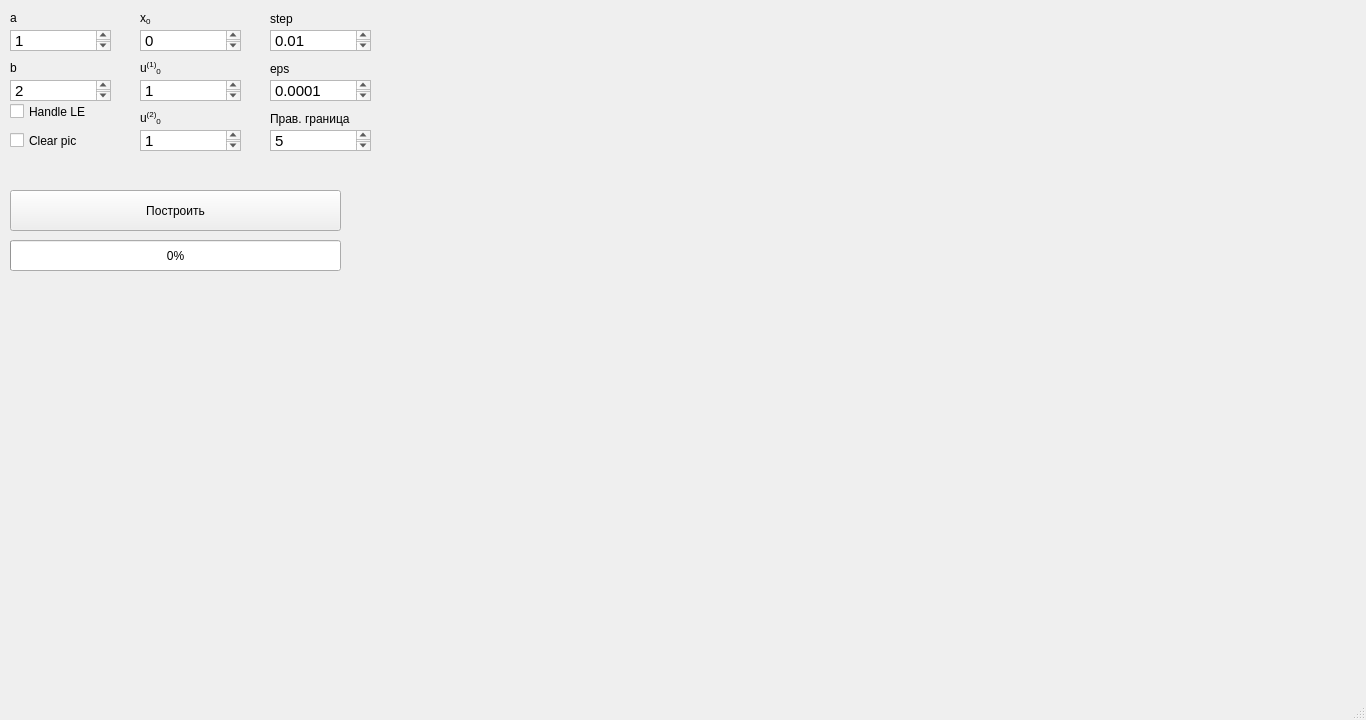
<?xml version="1.0" encoding="UTF-8"?>
<ui version="4.0">
 <class>MainWindow</class>
 <widget class="QMainWindow" name="MainWindow">
  <property name="geometry">
   <rect>
    <x>0</x>
    <y>0</y>
    <width>1366</width>
    <height>720</height>
   </rect>
  </property>
  <property name="windowTitle">
   <string>MainWindow</string>
  </property>
  <widget class="QWidget" name="centralwidget">
   <widget class="QWidget" name="widget" native="true">
    <property name="geometry">
     <rect>
      <x>370</x>
      <y>10</y>
      <width>921</width>
      <height>651</height>
     </rect>
    </property>
   </widget>
   <widget class="QProgressBar" name="progressBar">
    <property name="geometry">
     <rect>
      <x>10</x>
      <y>240</y>
      <width>331</width>
      <height>31</height>
     </rect>
    </property>
    <property name="value">
     <number>0</number>
    </property>
   </widget>
   <widget class="QTextEdit" name="textEdit">
    <property name="geometry">
     <rect>
      <x>10</x>
      <y>30</y>
      <width>101</width>
      <height>21</height>
     </rect>
    </property>
    <property name="html">
     <string>&lt;!DOCTYPE HTML PUBLIC &quot;-//W3C//DTD HTML 4.0//EN&quot; &quot;http://www.w3.org/TR/REC-html40/strict.dtd&quot;&gt;
&lt;html&gt;&lt;head&gt;&lt;meta name=&quot;qrichtext&quot; content=&quot;1&quot; /&gt;&lt;style type=&quot;text/css&quot;&gt;
p, li { white-space: pre-wrap; }
&lt;/style&gt;&lt;/head&gt;&lt;body style=&quot; font-family:'MS Shell Dlg 2'; font-size:8.25pt; font-weight:400; font-style:normal;&quot;&gt;
&lt;p style=&quot; margin-top:0px; margin-bottom:0px; margin-left:0px; margin-right:0px; -qt-block-indent:0; text-indent:0px;&quot;&gt;&lt;span style=&quot; font-family:'Ubuntu'; font-size:11pt;&quot;&gt;1&lt;/span&gt;&lt;/p&gt;
&lt;p style=&quot;-qt-paragraph-type:empty; margin-top:0px; margin-bottom:0px; margin-left:0px; margin-right:0px; -qt-block-indent:0; text-indent:0px; font-family:'Ubuntu'; font-size:11pt;&quot;&gt;&lt;br /&gt;&lt;/p&gt;&lt;/body&gt;&lt;/html&gt;</string>
    </property>
   </widget>
   <widget class="QTextEdit" name="textEdit_2">
    <property name="geometry">
     <rect>
      <x>10</x>
      <y>80</y>
      <width>101</width>
      <height>21</height>
     </rect>
    </property>
    <property name="html">
     <string>&lt;!DOCTYPE HTML PUBLIC &quot;-//W3C//DTD HTML 4.0//EN&quot; &quot;http://www.w3.org/TR/REC-html40/strict.dtd&quot;&gt;
&lt;html&gt;&lt;head&gt;&lt;meta name=&quot;qrichtext&quot; content=&quot;1&quot; /&gt;&lt;style type=&quot;text/css&quot;&gt;
p, li { white-space: pre-wrap; }
&lt;/style&gt;&lt;/head&gt;&lt;body style=&quot; font-family:'MS Shell Dlg 2'; font-size:8.25pt; font-weight:400; font-style:normal;&quot;&gt;
&lt;p style=&quot; margin-top:0px; margin-bottom:0px; margin-left:0px; margin-right:0px; -qt-block-indent:0; text-indent:0px;&quot;&gt;&lt;span style=&quot; font-family:'Ubuntu'; font-size:11pt;&quot;&gt;2&lt;/span&gt;&lt;/p&gt;&lt;/body&gt;&lt;/html&gt;</string>
    </property>
   </widget>
   <widget class="QTextEdit" name="textEdit_6">
    <property name="geometry">
     <rect>
      <x>140</x>
      <y>80</y>
      <width>101</width>
      <height>21</height>
     </rect>
    </property>
    <property name="html">
     <string>&lt;!DOCTYPE HTML PUBLIC &quot;-//W3C//DTD HTML 4.0//EN&quot; &quot;http://www.w3.org/TR/REC-html40/strict.dtd&quot;&gt;
&lt;html&gt;&lt;head&gt;&lt;meta name=&quot;qrichtext&quot; content=&quot;1&quot; /&gt;&lt;style type=&quot;text/css&quot;&gt;
p, li { white-space: pre-wrap; }
&lt;/style&gt;&lt;/head&gt;&lt;body style=&quot; font-family:'MS Shell Dlg 2'; font-size:8.25pt; font-weight:400; font-style:normal;&quot;&gt;
&lt;p style=&quot; margin-top:0px; margin-bottom:0px; margin-left:0px; margin-right:0px; -qt-block-indent:0; text-indent:0px;&quot;&gt;&lt;span style=&quot; font-family:'Ubuntu'; font-size:11pt;&quot;&gt;1&lt;/span&gt;&lt;/p&gt;&lt;/body&gt;&lt;/html&gt;</string>
    </property>
   </widget>
   <widget class="QTextEdit" name="textEdit_7">
    <property name="geometry">
     <rect>
      <x>140</x>
      <y>130</y>
      <width>101</width>
      <height>21</height>
     </rect>
    </property>
    <property name="html">
     <string>&lt;!DOCTYPE HTML PUBLIC &quot;-//W3C//DTD HTML 4.0//EN&quot; &quot;http://www.w3.org/TR/REC-html40/strict.dtd&quot;&gt;
&lt;html&gt;&lt;head&gt;&lt;meta name=&quot;qrichtext&quot; content=&quot;1&quot; /&gt;&lt;style type=&quot;text/css&quot;&gt;
p, li { white-space: pre-wrap; }
&lt;/style&gt;&lt;/head&gt;&lt;body style=&quot; font-family:'MS Shell Dlg 2'; font-size:8.25pt; font-weight:400; font-style:normal;&quot;&gt;
&lt;p style=&quot; margin-top:0px; margin-bottom:0px; margin-left:0px; margin-right:0px; -qt-block-indent:0; text-indent:0px;&quot;&gt;&lt;span style=&quot; font-family:'Ubuntu'; font-size:11pt;&quot;&gt;1&lt;/span&gt;&lt;/p&gt;&lt;/body&gt;&lt;/html&gt;</string>
    </property>
   </widget>
   <widget class="QTextEdit" name="textEdit_8">
    <property name="geometry">
     <rect>
      <x>270</x>
      <y>80</y>
      <width>101</width>
      <height>21</height>
     </rect>
    </property>
    <property name="html">
     <string>&lt;!DOCTYPE HTML PUBLIC &quot;-//W3C//DTD HTML 4.0//EN&quot; &quot;http://www.w3.org/TR/REC-html40/strict.dtd&quot;&gt;
&lt;html&gt;&lt;head&gt;&lt;meta name=&quot;qrichtext&quot; content=&quot;1&quot; /&gt;&lt;style type=&quot;text/css&quot;&gt;
p, li { white-space: pre-wrap; }
&lt;/style&gt;&lt;/head&gt;&lt;body style=&quot; font-family:'MS Shell Dlg 2'; font-size:8.25pt; font-weight:400; font-style:normal;&quot;&gt;
&lt;p style=&quot; margin-top:0px; margin-bottom:0px; margin-left:0px; margin-right:0px; -qt-block-indent:0; text-indent:0px;&quot;&gt;&lt;span style=&quot; font-family:'Ubuntu'; font-size:11pt;&quot;&gt;0.0001&lt;/span&gt;&lt;/p&gt;&lt;/body&gt;&lt;/html&gt;</string>
    </property>
   </widget>
   <widget class="QTextEdit" name="textEdit_9">
    <property name="geometry">
     <rect>
      <x>270</x>
      <y>130</y>
      <width>101</width>
      <height>21</height>
     </rect>
    </property>
    <property name="html">
     <string>&lt;!DOCTYPE HTML PUBLIC &quot;-//W3C//DTD HTML 4.0//EN&quot; &quot;http://www.w3.org/TR/REC-html40/strict.dtd&quot;&gt;
&lt;html&gt;&lt;head&gt;&lt;meta name=&quot;qrichtext&quot; content=&quot;1&quot; /&gt;&lt;style type=&quot;text/css&quot;&gt;
p, li { white-space: pre-wrap; }
&lt;/style&gt;&lt;/head&gt;&lt;body style=&quot; font-family:'MS Shell Dlg 2'; font-size:8.25pt; font-weight:400; font-style:normal;&quot;&gt;
&lt;p style=&quot; margin-top:0px; margin-bottom:0px; margin-left:0px; margin-right:0px; -qt-block-indent:0; text-indent:0px;&quot;&gt;&lt;span style=&quot; font-family:'Ubuntu'; font-size:11pt;&quot;&gt;5&lt;/span&gt;&lt;/p&gt;&lt;/body&gt;&lt;/html&gt;</string>
    </property>
   </widget>
   <widget class="QTextEdit" name="textEdit_10">
    <property name="geometry">
     <rect>
      <x>140</x>
      <y>30</y>
      <width>101</width>
      <height>21</height>
     </rect>
    </property>
    <property name="html">
     <string>&lt;!DOCTYPE HTML PUBLIC &quot;-//W3C//DTD HTML 4.0//EN&quot; &quot;http://www.w3.org/TR/REC-html40/strict.dtd&quot;&gt;
&lt;html&gt;&lt;head&gt;&lt;meta name=&quot;qrichtext&quot; content=&quot;1&quot; /&gt;&lt;style type=&quot;text/css&quot;&gt;
p, li { white-space: pre-wrap; }
&lt;/style&gt;&lt;/head&gt;&lt;body style=&quot; font-family:'MS Shell Dlg 2'; font-size:8.25pt; font-weight:400; font-style:normal;&quot;&gt;
&lt;p style=&quot; margin-top:0px; margin-bottom:0px; margin-left:0px; margin-right:0px; -qt-block-indent:0; text-indent:0px;&quot;&gt;&lt;span style=&quot; font-family:'Ubuntu'; font-size:11pt;&quot;&gt;0&lt;/span&gt;&lt;/p&gt;&lt;/body&gt;&lt;/html&gt;</string>
    </property>
   </widget>
   <widget class="QTextEdit" name="textEdit_11">
    <property name="geometry">
     <rect>
      <x>270</x>
      <y>30</y>
      <width>101</width>
      <height>21</height>
     </rect>
    </property>
    <property name="html">
     <string>&lt;!DOCTYPE HTML PUBLIC &quot;-//W3C//DTD HTML 4.0//EN&quot; &quot;http://www.w3.org/TR/REC-html40/strict.dtd&quot;&gt;
&lt;html&gt;&lt;head&gt;&lt;meta name=&quot;qrichtext&quot; content=&quot;1&quot; /&gt;&lt;style type=&quot;text/css&quot;&gt;
p, li { white-space: pre-wrap; }
&lt;/style&gt;&lt;/head&gt;&lt;body style=&quot; font-family:'MS Shell Dlg 2'; font-size:8.25pt; font-weight:400; font-style:normal;&quot;&gt;
&lt;p style=&quot; margin-top:0px; margin-bottom:0px; margin-left:0px; margin-right:0px; -qt-block-indent:0; text-indent:0px;&quot;&gt;&lt;span style=&quot; font-family:'Ubuntu'; font-size:11pt;&quot;&gt;0.01&lt;/span&gt;&lt;/p&gt;&lt;/body&gt;&lt;/html&gt;</string>
    </property>
   </widget>
   <widget class="QLabel" name="label">
    <property name="geometry">
     <rect>
      <x>10</x>
      <y>10</y>
      <width>67</width>
      <height>17</height>
     </rect>
    </property>
    <property name="text">
     <string>&lt;html&gt;&lt;head/&gt;&lt;body&gt;&lt;p&gt;a&lt;/p&gt;&lt;/body&gt;&lt;/html&gt;</string>
    </property>
   </widget>
   <widget class="QLabel" name="label_2">
    <property name="geometry">
     <rect>
      <x>10</x>
      <y>60</y>
      <width>67</width>
      <height>17</height>
     </rect>
    </property>
    <property name="text">
     <string>&lt;html&gt;&lt;head/&gt;&lt;body&gt;&lt;p&gt;b&lt;/p&gt;&lt;/body&gt;&lt;/html&gt;</string>
    </property>
   </widget>
   <widget class="QLabel" name="label_6">
    <property name="geometry">
     <rect>
      <x>140</x>
      <y>60</y>
      <width>67</width>
      <height>17</height>
     </rect>
    </property>
    <property name="text">
     <string>&lt;html&gt;&lt;head/&gt;&lt;body&gt;&lt;p&gt;u&lt;span style=&quot; vertical-align:super;&quot;&gt;(1)&lt;/span&gt;&lt;span style=&quot; vertical-align:sub;&quot;&gt;0&lt;/span&gt;&lt;/p&gt;&lt;/body&gt;&lt;/html&gt;</string>
    </property>
   </widget>
   <widget class="QLabel" name="label_7">
    <property name="geometry">
     <rect>
      <x>140</x>
      <y>110</y>
      <width>67</width>
      <height>17</height>
     </rect>
    </property>
    <property name="text">
     <string>&lt;html&gt;&lt;head/&gt;&lt;body&gt;&lt;p&gt;u&lt;span style=&quot; vertical-align:super;&quot;&gt;(2)&lt;/span&gt;&lt;span style=&quot; vertical-align:sub;&quot;&gt;0&lt;/span&gt;&lt;/p&gt;&lt;/body&gt;&lt;/html&gt;</string>
    </property>
   </widget>
   <widget class="QLabel" name="label_8">
    <property name="geometry">
     <rect>
      <x>140</x>
      <y>10</y>
      <width>67</width>
      <height>17</height>
     </rect>
    </property>
    <property name="text">
     <string>&lt;html&gt;&lt;head/&gt;&lt;body&gt;&lt;p&gt;x&lt;span style=&quot; vertical-align:sub;&quot;&gt;0&lt;/span&gt;&lt;/p&gt;&lt;/body&gt;&lt;/html&gt;</string>
    </property>
   </widget>
   <widget class="QLabel" name="label_9">
    <property name="geometry">
     <rect>
      <x>270</x>
      <y>60</y>
      <width>67</width>
      <height>17</height>
     </rect>
    </property>
    <property name="text">
     <string>eps</string>
    </property>
   </widget>
   <widget class="QLabel" name="label_10">
    <property name="geometry">
     <rect>
      <x>270</x>
      <y>110</y>
      <width>101</width>
      <height>17</height>
     </rect>
    </property>
    <property name="text">
     <string>Прав. граница</string>
    </property>
   </widget>
   <widget class="QLabel" name="label_11">
    <property name="geometry">
     <rect>
      <x>270</x>
      <y>10</y>
      <width>67</width>
      <height>17</height>
     </rect>
    </property>
    <property name="text">
     <string>step</string>
    </property>
   </widget>
   <widget class="QCheckBox" name="checkBox">
    <property name="geometry">
     <rect>
      <x>10</x>
      <y>100</y>
      <width>111</width>
      <height>23</height>
     </rect>
    </property>
    <property name="text">
     <string>Handle LE</string>
    </property>
   </widget>
   <widget class="QPushButton" name="pushButton">
    <property name="geometry">
     <rect>
      <x>10</x>
      <y>190</y>
      <width>331</width>
      <height>41</height>
     </rect>
    </property>
    <property name="text">
     <string>Построить</string>
    </property>
   </widget>
   <widget class="QCheckBox" name="checkBox_2">
    <property name="geometry">
     <rect>
      <x>10</x>
      <y>130</y>
      <width>111</width>
      <height>21</height>
     </rect>
    </property>
    <property name="text">
     <string>Clear pic</string>
    </property>
   </widget>
  </widget>
  <widget class="QMenuBar" name="menubar">
   <property name="geometry">
    <rect>
     <x>0</x>
     <y>0</y>
     <width>1366</width>
     <height>21</height>
    </rect>
   </property>
  </widget>
  <widget class="QStatusBar" name="statusbar"/>
 </widget>
 <resources/>
 <connections/>
</ui>
